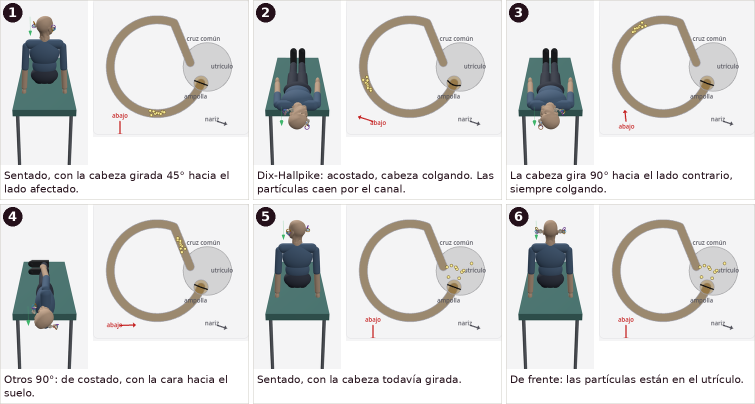
#> input picture docs/libro/ilustraciones/h19-epley.png, 1510 x 808 px, given in place of arco-reflejo.png_1_desde_arriba.png, which was not available (shown at 1/2 size)
$ python hacer_cap22_montaje.py h19-epley.png arco-reflejo.png
#> lines starting #> are read from the running program, lines starting #| are printed output that depends on the picture; pictures that were not available may be replaced by others from this repository, and a replacement may not be noted
### docs/libro/ilustraciones/hacer_h18_montajes.py
#!/usr/bin/env python3
"""Arma los montajes de maniobras de H18 a partir de capturas de labyrinthus3d.

Las capturas (1400x900, vista VPPB) las saca `hacer_h18_capturas.py` con
chromium sin cabeza. Uso:

    python3 hacer_h18_montajes.py <carpeta-de-capturas>

Cada recuadro: el paciente en la camilla (recorte de la escena), el canal
afectado en 2D con sus partículas y la flecha de "abajo" (recorte del panel de
arriba a la derecha) y, si se pide, el ojo con sus trazas."""
import pathlib
import sys

from PIL import Image, ImageDraw, ImageFont

AQUI = pathlib.Path(__file__).parent
CAJA_CANAL = (752, 62, 1012, 290)
CAJA_OJO = (10, 102, 290, 398)
TEXTO = ImageFont.truetype('/usr/share/fonts/TTF/DejaVuSans.ttf', 21)
FUENTE = ImageFont.truetype('/usr/share/fonts/TTF/DejaVuSans-Bold.ttf', 26) if pathlib.Path('/usr/share/fonts/TTF/DejaVuSans-Bold.ttf').exists() else ImageFont.load_default()


def recuadro(captura, caja_cuerpo, numero, titulo, con_ojo=False, alto=330, dy=0):
#> called with caja_cuerpo = (590, 345, 840, 610), numero = 1, con_ojo = True, alto = 420, dy = 38
    im = Image.open(captura).convert('RGB')
#> im is the input picture: PIL image 1510x808 RGB; mean R, G, B 223.3, 223.6, 223.3
    cuerpo = im.crop(caja_cuerpo)
    k = alto / cuerpo.height
#> k = 1.58
    cuerpo = cuerpo.resize((round(cuerpo.width * k), alto), Image.LANCZOS)
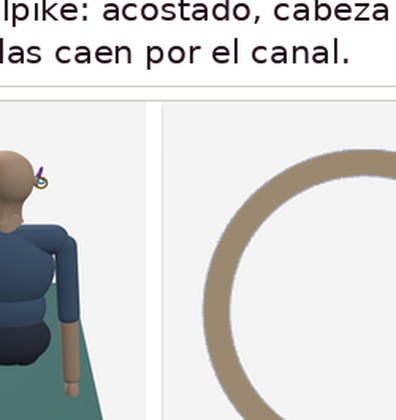
#> cuerpo: PIL image 396x420 RGB; mean R, G, B 215.1, 215.4, 215.2
    cuerpo0 = cuerpo
    CW, CH = 312, 274
    ancho = cuerpo.width + CW + 10
#> ancho = 718
    if con_ojo:
        alto = max(alto, CH + 4 + round(CW * 275 / 260))
        cuerpo = cuerpo.resize((round(cuerpo.width * alto / cuerpo.height), alto), Image.LANCZOS)
#> cuerpo: PIL image 573x608 RGB
        ancho = cuerpo.width + CW + 10
#> ancho = 895
    franja = 70
    t = Image.new('RGB', (ancho, alto + franja), (255, 255, 255))
#> t: PIL image 895x678 RGB; every value is 255
    t.paste(cuerpo, (0, 0))
    canal = im.crop((CAJA_CANAL[0], CAJA_CANAL[1] + dy, CAJA_CANAL[2], CAJA_CANAL[3] + dy)).resize((CW, CH), Image.LANCZOS)
    t.paste(canal, (cuerpo.width + 10, 0))
    if con_ojo:
        t.paste(im.crop((CAJA_OJO[0], CAJA_OJO[1] + dy, CAJA_OJO[2], CAJA_OJO[3] + dy)).resize((CW, round(CW * 275 / 260)), Image.LANCZOS), (cuerpo.width + 10, canal.height + 4))
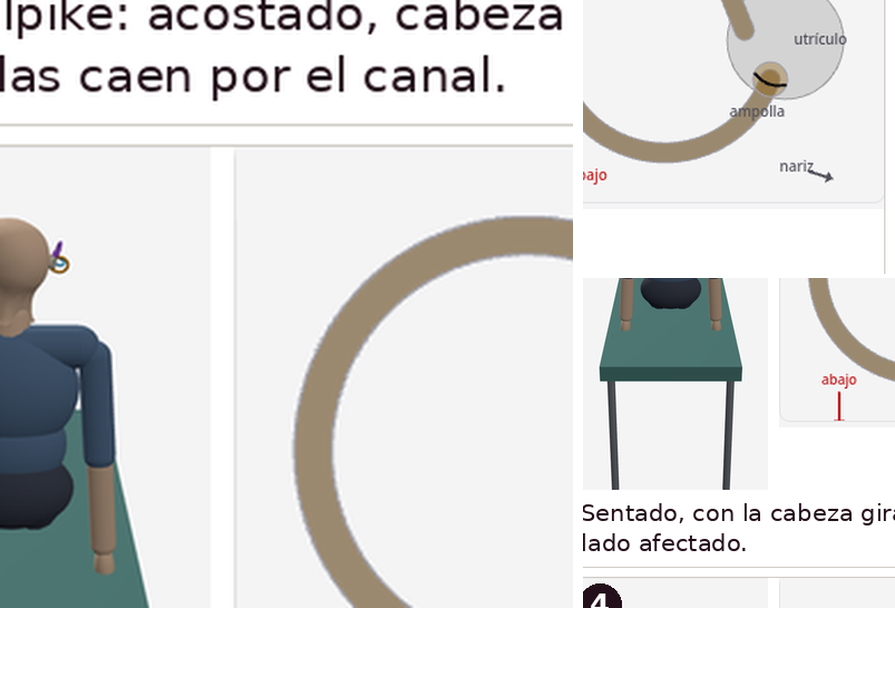
#> t: PIL image 895x678 RGB; mean R, G, B 222.4, 222.8, 222.5
    d = ImageDraw.Draw(t)
    d.ellipse((6, 6, 44, 44), fill=(36, 16, 26))
    d.text((25, 25), str(numero), fill=(255, 255, 255), font=FUENTE, anchor='mm')
    # pie con el nombre de la postura, en dos líneas como mucho
    palabras, lineas, actual = titulo.split(), [], ''
    for p in palabras:
        prueba = (actual + ' ' + p).strip()
        if d.textlength(prueba, font=TEXTO) > ancho - 16 and actual:
            lineas.append(actual)
            actual = p
        else:
            actual = prueba
#> after the loop, lineas = 1 item
    lineas.append(actual)
    for i, l in enumerate(lineas[:2]):
        d.text((8, alto + 8 + i * 27), l, fill=(36, 16, 26), font=TEXTO)
#> this loop made 2 passes
#> l on pass 2: 'izquierda.'
#> call 2 of recuadro, with caja_cuerpo = (590, 345, 840, 610), numero = 2, con_ojo = True, alto = 420, dy = 38
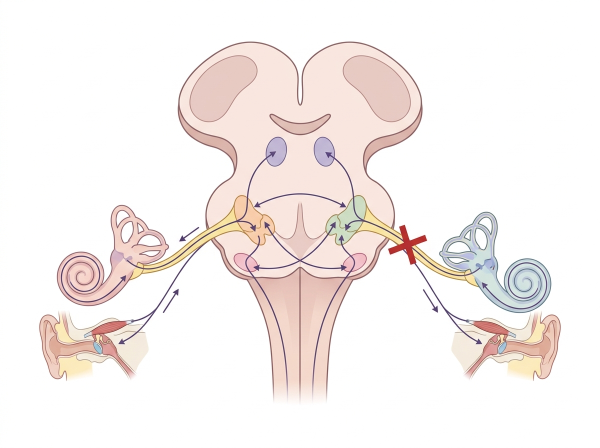
#> input picture docs/libro/ilustraciones/arco-reflejo.png, 1200 x 896 px, given in place of arco-reflejo.png_3_desde_arriba.png, which was not available (shown at 1/2 size)
#> in recuadro, im is the input picture: PIL image 1200x896 RGB; mean R, G, B 246.7, 240.3, 238.1
#> in recuadro (call 2), `cuerpo = cuerpo.resize((round(cuerpo.width * k), alto), Image.LANCZOS)`:
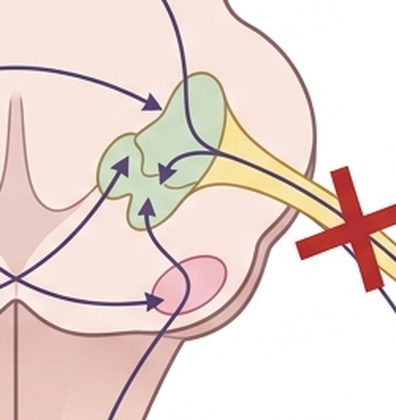
#> cuerpo: PIL image 396x420 RGB; mean R, G, B 234.1, 216.8, 210.5
#> in recuadro (call 2), `canal = im.crop((CAJA_CANAL[0], CAJA_CANAL[1] + dy, CAJA_CANAL[2], CAJ..`:
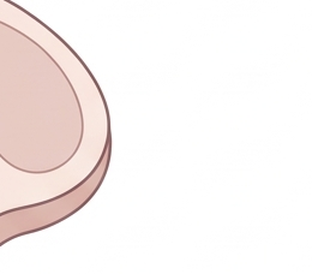
#> canal: PIL image 312x274 RGB; mean R, G, B 248.3, 241.9, 240.3
#> in recuadro (call 2), `t.paste(canal, (cuerpo.width + 10, 0))`:
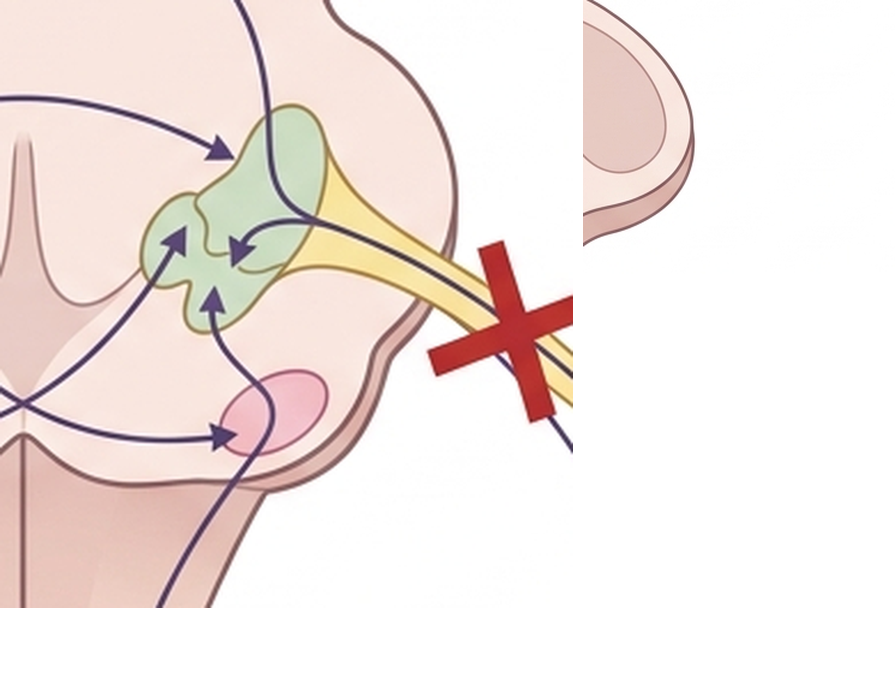
#> t: PIL image 895x678 RGB; mean R, G, B 242, 231.2, 227.4
#> after the loop in recuadro (call 2), `for p in palabras:`: lineas = []
#> the loop in recuadro (call 2), `for i, l in enumerate(lineas[:2]):` made 1 pass
    d.rectangle((0, 0, ancho - 1, alto + franja - 1), outline=(207, 204, 197))
    return t


def montaje(tiles, columnas, salida):
#> called with columnas = 2, salida = 'cap22-apogeotropico-sim.png'
    w = max(t.width for t in tiles)
#> w = 895
    h = max(t.height for t in tiles)
#> h = 678
    filas = (len(tiles) + columnas - 1) // columnas
#> filas = 1
    m = Image.new('RGB', (columnas * w + (columnas - 1) * 8, filas * h + (filas - 1) * 8), (255, 255, 255))
#> m: PIL image 1798x678 RGB; every value is 255
    for i, t in enumerate(tiles):
        celda = Image.new('RGB', (w, h), (255, 255, 255))
        celda.paste(t, (0, 0))
        ImageDraw.Draw(celda).rectangle((0, 0, w - 1, h - 1), outline=(207, 204, 197))
        m.paste(celda, ((i % columnas) * (w + 8), (i // columnas) * (h + 8)))
#> this loop made 2 passes
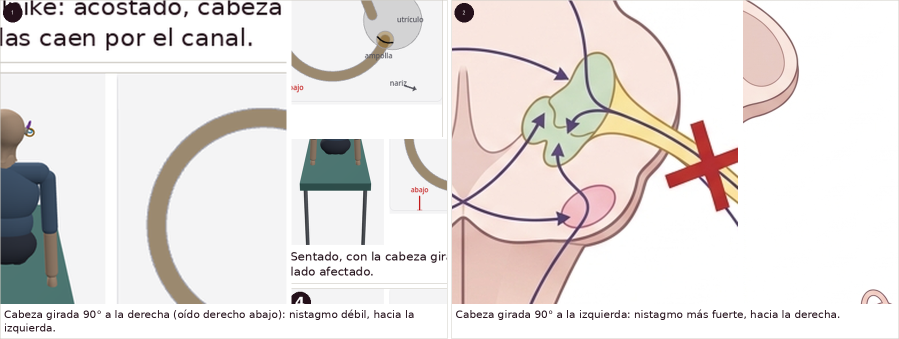
#> m: PIL image 1798x678 RGB (shown at 1/2 size); mean R, G, B 230.5, 225.1, 223.1
    m.save(AQUI / salida, optimize=True)
    print(salida, m.size)
#| cap22-apogeotropico-sim.png (1798, 678)


# [30 lines that do not run on import are left out]

### docs/libro/ilustraciones/hacer_cap22_montaje.py
#!/usr/bin/env python3
"""Arma cap22-apogeotropico-sim.png con dos capturas de labyrinthus3d (giro
supino en un paciente simulado con cupulolitiasis del canal lateral derecho,
vista desde arriba). Las capturas se sacan con hacer_h18_capturas.py:

    ... hacer_h18_capturas.py rolido der lat cupulolitiasis <prefijo> "desde arriba" 12

    python3 hacer_cap22_montaje.py <carpeta> <prefijo>"""
import pathlib
import sys

from hacer_h18_montajes import montaje, recuadro

carpeta, pre = pathlib.Path(sys.argv[1]), sys.argv[2]
CAJA = (590, 345, 840, 610)
tiles = [recuadro(carpeta / f'{pre}_1_desde_arriba.png', CAJA, 1,
                  'Cabeza girada 90° a la derecha (oído derecho abajo): nistagmo débil, hacia la izquierda.', con_ojo=True, alto=420, dy=38),
         recuadro(carpeta / f'{pre}_3_desde_arriba.png', CAJA, 2,
                  'Cabeza girada 90° a la izquierda: nistagmo más fuerte, hacia la derecha.', con_ojo=True, alto=420, dy=38)]
montaje(tiles, 2, 'cap22-apogeotropico-sim.png')
